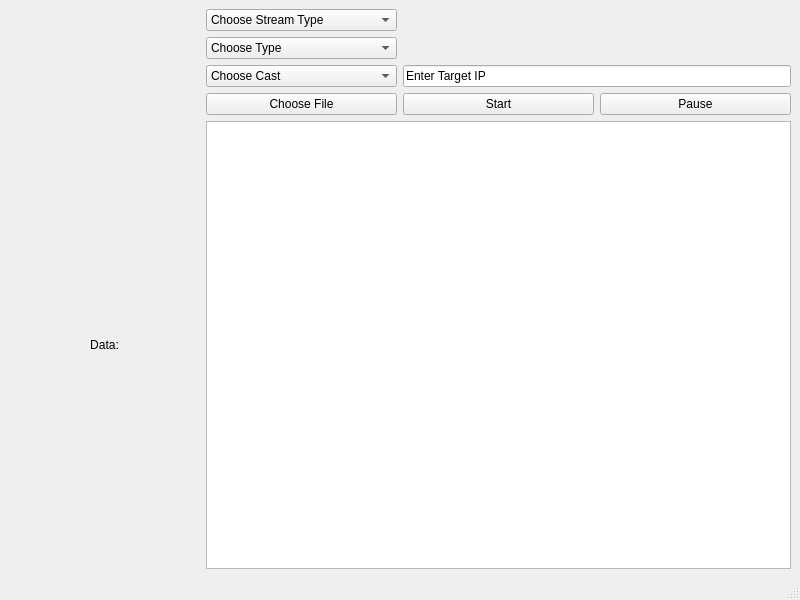
<?xml version="1.0" encoding="UTF-8"?>
<ui version="4.0">
 <class>MainWindow</class>
 <widget class="QMainWindow" name="MainWindow">
  <property name="geometry">
   <rect>
    <x>0</x>
    <y>0</y>
    <width>800</width>
    <height>600</height>
   </rect>
  </property>
  <property name="windowTitle">
   <string>Audio Stream</string>
  </property>
  <widget class="QWidget" name="centralwidget">
   <layout class="QGridLayout" name="gridLayout">
    <item row="0" column="1">
     <widget class="QComboBox" name="comboBox_3">
      <item>
       <property name="text">
        <string>Choose Stream Type</string>
       </property>
      </item>
      <item>
       <property name="text">
        <string>Live Stream</string>
       </property>
      </item>
      <item>
       <property name="text">
        <string>File Stream</string>
       </property>
      </item>
     </widget>
    </item>
    <item row="1" column="1">
     <widget class="QComboBox" name="comboBox">
      <item>
       <property name="text">
        <string>Choose Type</string>
       </property>
      </item>
      <item>
       <property name="text">
        <string>Sender</string>
       </property>
      </item>
      <item>
       <property name="text">
        <string>Receiver</string>
       </property>
      </item>
     </widget>
    </item>
    <item row="2" column="1">
     <widget class="QComboBox" name="comboBox_2">
      <item>
       <property name="text">
        <string>Choose Cast</string>
       </property>
      </item>
      <item>
       <property name="text">
        <string>Unicast</string>
       </property>
      </item>
      <item>
       <property name="text">
        <string>Multicast</string>
       </property>
      </item>
     </widget>
    </item>
    <item row="2" column="2" colspan="2">
     <widget class="QLineEdit" name="lineEdit">
      <property name="text">
       <string>Enter Target IP</string>
      </property>
     </widget>
    </item>
    <item row="3" column="1">
     <widget class="QPushButton" name="pushButton_2">
      <property name="text">
       <string>Choose File</string>
      </property>
     </widget>
    </item>
    <item row="3" column="2">
     <widget class="QPushButton" name="pushButton">
      <property name="text">
       <string>Start</string>
      </property>
      <property name="checkable">
       <bool>true</bool>
      </property>
      <property name="checked">
       <bool>false</bool>
      </property>
      <property name="autoRepeat">
       <bool>false</bool>
      </property>
      <property name="autoExclusive">
       <bool>false</bool>
      </property>
     </widget>
    </item>
    <item row="3" column="3">
     <widget class="QPushButton" name="pushButton_3">
      <property name="text">
       <string>Pause</string>
      </property>
      <property name="checkable">
       <bool>true</bool>
      </property>
     </widget>
    </item>
    <item row="4" column="0">
     <widget class="QLabel" name="label">
      <property name="text">
       <string>Data:</string>
      </property>
      <property name="alignment">
       <set>Qt::AlignCenter</set>
      </property>
     </widget>
    </item>
    <item row="4" column="1" colspan="3">
     <widget class="QTextBrowser" name="textBrowser"/>
    </item>
   </layout>
  </widget>
  <widget class="QMenuBar" name="menubar">
   <property name="geometry">
    <rect>
     <x>0</x>
     <y>0</y>
     <width>800</width>
     <height>20</height>
    </rect>
   </property>
  </widget>
  <widget class="QStatusBar" name="statusbar"/>
 </widget>
 <resources/>
 <connections/>
</ui>
